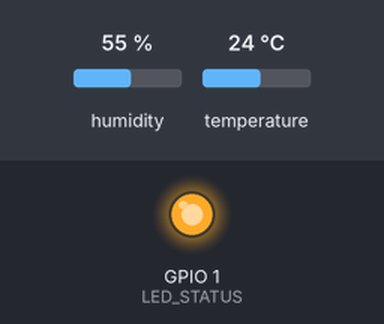
Recording of a sketch running on a simulated ESP8266 (NodeMCU). Shown: output pins drawn as LEDs (lit = HIGH). The inputs (shaded band) are chosen by the test bench; at power-on: humidity 55 %, temperature 24 °C. WiFi joins after 1.5 s; servers stay silent unless stated; no MQTT or app messages arrive unless stated.

Above: at 1.6 s.
At 9.1 s:
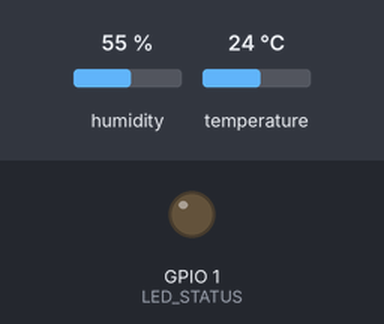
Timing chart, 0 to 10.1 s (numbered marks = the images above):
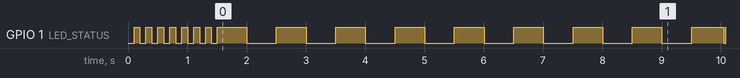

Measured:
- by itself, GPIO 1 (LED_STATUS): goes 7 × (HIGH 0.10 s, LOW 0.10 s), 8 × (HIGH 0.50 s, LOW 0.50 s), HIGH 0.54 s, LOW 0.03 s, then HIGH

The sketch:

esp8266_mqtt_dht11.ino
```cpp
#include <ESP8266WiFi.h>
#include <PubSubClient.h>
#include <DHT.h>
#include <Thread.h>
#include <ThreadController.h>

#define WIFI_SSID ""
#define WIFI_PASSWORD ""
#define MQTT_SERVER ""
#define MQTT_PORT 1883
#define MQTT_USER ""
#define MQTT_PASS ""
#define MQTT_TEMP_TOPIC ""
#define MQTT_HUMID_TOPIC ""
#define PIN_DADOS 2
#define LED_STATUS 1

WiFiClient wifiClient;
PubSubClient client(wifiClient);
ThreadController cpu = ThreadController();
DHT dht(PIN_DADOS, DHT11);

Thread ledWifiThread = Thread();
void ledWifiOnRun() {
  if (WiFi.status() != WL_CONNECTED) {
    digitalWrite(LED_STATUS, !digitalRead(LED_STATUS));
  }
}

Thread ledMqttThread = Thread();
void ledMqttOnRun() {
  if (WiFi.status() == WL_CONNECTED && !client.connected()) {
    digitalWrite(LED_STATUS, !digitalRead(LED_STATUS));
  }
}

Thread ledOkThread = Thread();
void ledOkOnRun() {
  if (WiFi.status() == WL_CONNECTED && client.connected()) {
    digitalWrite(LED_STATUS, LOW);
  }
}

Thread wifiThread = Thread();
void wifiOnRun() {
  if (WiFi.status() != WL_CONNECTED) {
    WiFi.begin(WIFI_SSID, WIFI_PASSWORD);
  }
}

Thread mqttThread = Thread();
void mqttOnRun() {
  if (WiFi.status() != WL_CONNECTED) {
    return;
  }
  if (!client.connected()) {
    uint8_t mac[6];
    WiFi.macAddress(mac);
    String clientName;
    clientName += "esp8266-";
    clientName += macToStr(mac);
    client.setServer(MQTT_SERVER, MQTT_PORT);
    client.setCallback(mqttCallback);
    client.connect((char*) clientName.c_str(), MQTT_USER, MQTT_PASS);
  }
}

void mqttCallback(char* topic, byte* payload, unsigned int length) {
}

String macToStr(const uint8_t* mac)
{
  String result;
  for (int i = 0; i < 6; ++i) {
    result += String(mac[i], 16);
    if (i < 5)
      result += ':';
  }
  return result;
}

Thread readDHTAndPublishThread = Thread();
void readDHTAndPublishOnRun() {
  if (WiFi.status() != WL_CONNECTED || !client.connected())
    return;

  digitalWrite(LED_STATUS, !digitalRead(LED_STATUS));

  char temperature[5];
  dtostrf(dht.readTemperature(), 4, 2, temperature);
  client.publish(MQTT_TEMP_TOPIC, temperature);

  char humidity[5];
  dtostrf(dht.readHumidity(), 4, 2, humidity);
  client.publish(MQTT_HUMID_TOPIC, humidity);

  delay(10);
  digitalWrite(LED_STATUS, !digitalRead(LED_STATUS));
}

void setup() {
  pinMode(LED_STATUS, OUTPUT);
  WiFi.begin(WIFI_SSID, WIFI_PASSWORD);
  dht.begin();

  ledWifiThread.setInterval(100);
  ledWifiThread.onRun(ledWifiOnRun);

  ledMqttThread.setInterval(500);
  ledMqttThread.onRun(ledMqttOnRun);

  ledOkThread.setInterval(1000);
  ledOkThread.onRun(ledOkOnRun);

  wifiThread.setInterval(20000);
  wifiThread.onRun(wifiOnRun);

  mqttThread.setInterval(10000);
  mqttThread.onRun(mqttOnRun);

  readDHTAndPublishThread.setInterval(5000);
  readDHTAndPublishThread.onRun(readDHTAndPublishOnRun);

  cpu.add(&ledWifiThread);
  cpu.add(&ledMqttThread);
  cpu.add(&ledOkThread);
  cpu.add(&wifiThread);
  cpu.add(&mqttThread);
  cpu.add(&readDHTAndPublishThread);
}

void loop() {
  cpu.run();
  client.loop();
}
```
